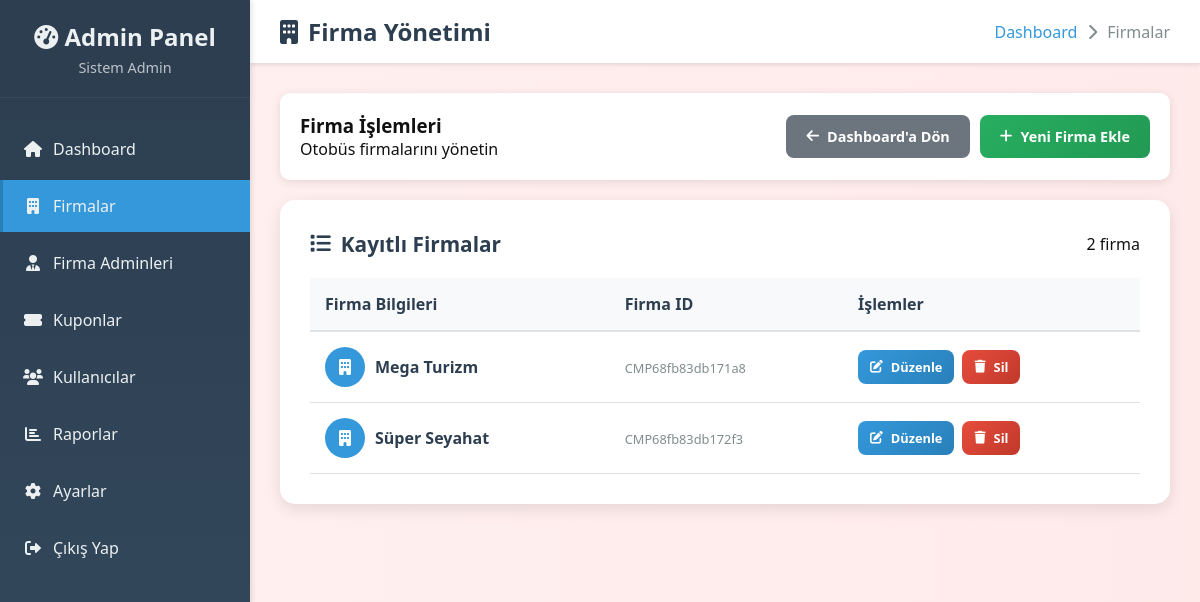
Before: /manage_companies.php (signed in) with the older database file.
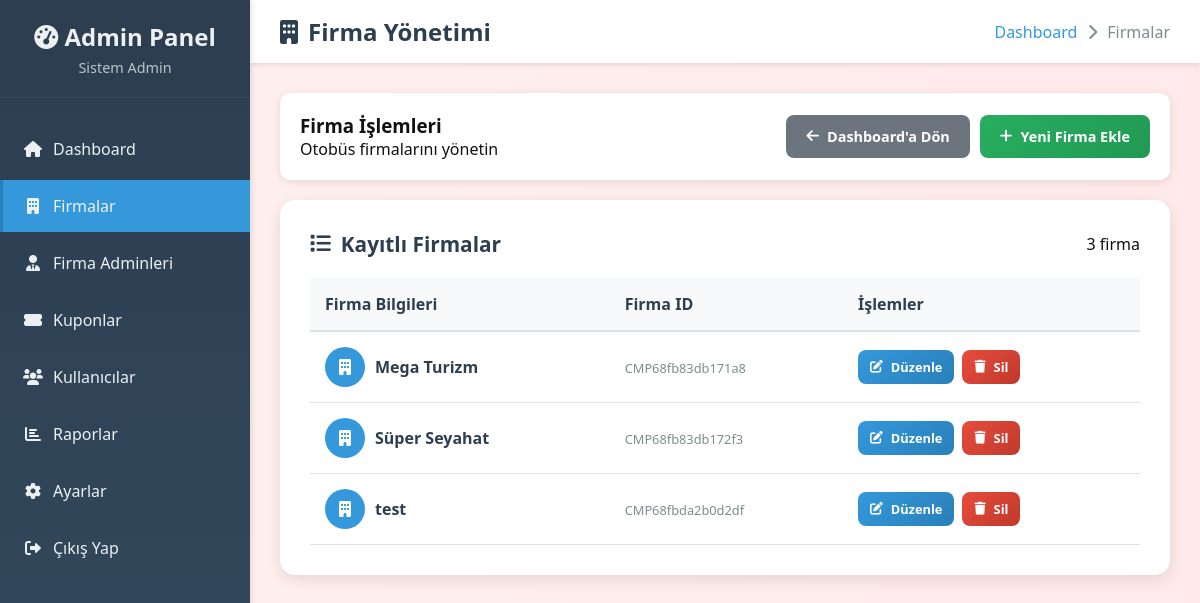
After: the same page with the newer database file.
### tables this page shows
CREATE TABLE Bus_Company (
            id TEXT PRIMARY KEY,
            name TEXT UNIQUE NOT NULL,
            logo_path TEXT,
            created_at TIMESTAMP DEFAULT CURRENT_TIMESTAMP
        );

### manage_companies.php (the view, shortened to what the changed rows need)
<?php
try {
    $db = new PDO('sqlite:database.db');
    $db->setAttribute(PDO::ATTR_ERRMODE, PDO::ERRMODE_EXCEPTION);
} catch (PDOException $e) {
    die('Veritabanına bağlanılamadı: ' . $e->getMessage());
}
$companies = $db->query('SELECT * FROM Bus_Company ORDER BY name')->fetchAll(PDO::FETCH_ASSOC);
?>
<!DOCTYPE html>
<html lang="tr">
<head>
    <link rel="stylesheet" href="assets/style.css">
    <link href="https://cdnjs.cloudflare.com/ajax/libs/font-awesome/6.0.0/css/all.min.css" rel="stylesheet">
</head>
<body>
    <div class="admin-container">
        <nav class="sidebar">
            <div class="sidebar-header">
                <h2><i class="fas fa-tachometer-alt"></i> Admin Panel</h2>
            </div>
        </nav>
        <div class="main-content">
            <div class="content-area">
                <div class="companies-card">
                    <div class="table-header">
                        <h2 class="table-title">
                            <i class="fas fa-list"></i> Kayıtlı Firmalar
                        </h2>
                        <span class="badge"><?= count($companies) ?> firma</span>
                    </div>
                    <div class="table-container">
                        <table class="companies-table">
                            <thead>
                                <tr>
                                    <th>Firma Bilgileri</th>
                                    <th>Firma ID</th>
                                    <th>İşlemler</th>
                                </tr>
                            </thead>
                            <tbody>
                                <?php foreach ($companies as $c): ?>
                                    <tr>
                                        <td>
                                            <div class="company-info">
                                                <div class="company-icon">
                                                    <i class="fas fa-building"></i>
                                                </div>
                                                <div>
                                                    <div class="company-name"><?= htmlspecialchars($c['name']) ?></div>
                                                </div>
                                            </div>
                                        </td>
                                        <td>
                                            <span class="company-id"><?= htmlspecialchars($c['id']) ?></span>
                                        </td>
                                        <td>
                                            <div class="table-actions">
                                                <a href="manage_companies.php?id=<?= urlencode($c['id']) ?>"
                                                   class="btn btn-primary btn-sm">
                                                    <i class="fas fa-edit"></i> Düzenle
                                                </a>
                                                <a href="manage_companies.php?delete=<?= urlencode($c['id']) ?>"
                                                   class="btn btn-danger btn-sm"
                                                   onclick="return confirm('Bu firmayı silmek istediğinize emin misiniz?')">
                                                    <i class="fas fa-trash"></i> Sil
                                                </a>
                                            </div>
                                        </td>
                                    </tr>
                                <?php endforeach; ?>
                            </tbody>
                        </table>
                    </div>
                </div>
            </div>
        </div>
    </div>
</body>
</html>

Changed rows visible on the page:
added bus_company: name "test", id "CMP68fbda2b0d2df"
Other visible differences:
count($companies): "2" → "3"
